Frame 1 (no input): blank canvas, image omitted
Frame 60 (no input): blank canvas, image omitted
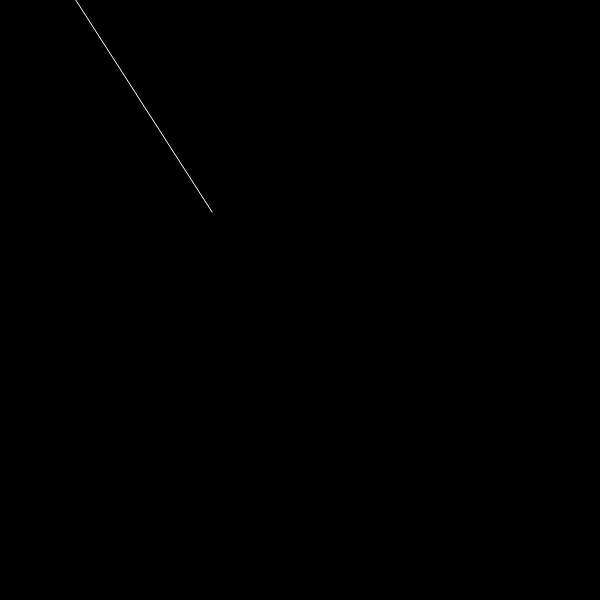
Frame 120 (the mouse pressed at the canvas centre since frame 60)

The p5.js sketch whose frames 1 and 60 were blank and that drew this single picture after the mouse press (run headless with seeded random() and noise() and a simulated clock; from frame 60 on, the mouse is pressed at the canvas centre):

// p5.js sketch
// ── sketch.js
"use strict";
var vector1;
var vector2;

function setup() {
  createCanvas(600, 600);
  vector1 = createVector(50, 50);
  vector2 = createVector(100, 10);
  //vector1.add(vector2);
  var vector3 = vector2.sub(vector1); //get direction and mag
  
  //var distance = vector3.mag();
  //var distance = vector1.dist(vector2);
  
  //use toString()
  print(vector1.toString());

  //mult can only be number!!!!!!

}

function draw() {
  background(0);
  vector1 = createVector(mouseX, mouseY);
  vector1.limit(300);
  stroke(255);
  line(vector1.x, vector1.y, vector2.x, vector2.y);
  var distance = vector1.dist(vector2);
  
  noStroke();
  fill(255);
  text(distance,vector2.x,vector2.y);
}
